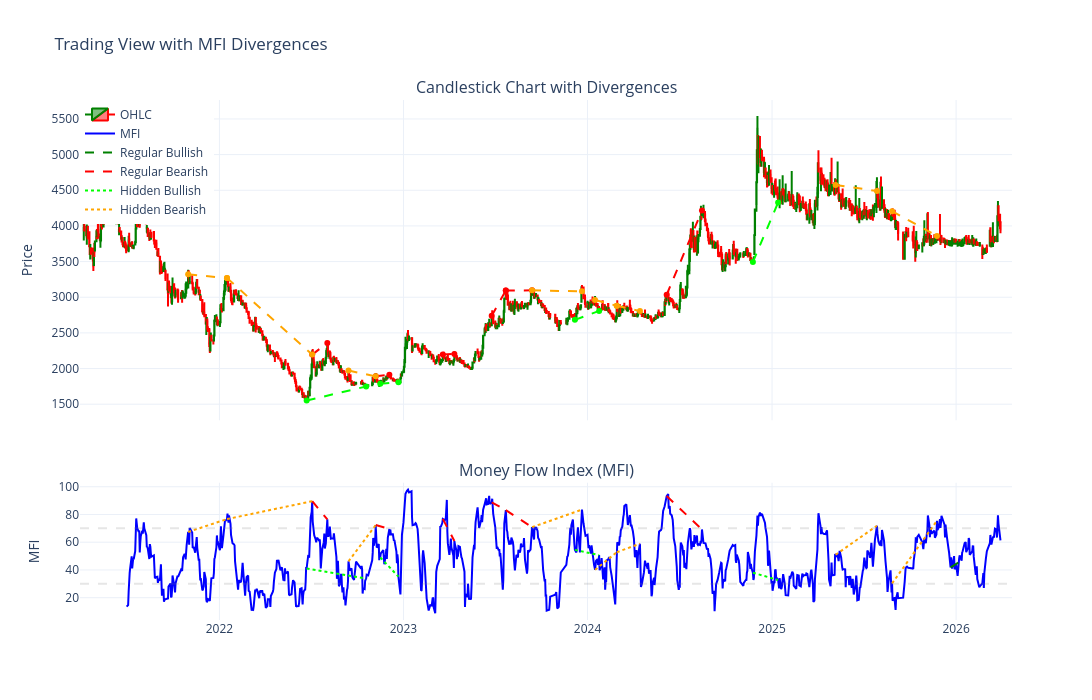

Notebook cell for this chart:
### Code cell
# Plot divergence lines on the chart
fig_div = make_subplots(
    rows=2, cols=1,
    shared_xaxes=True,
    vertical_spacing=0.12,
    row_heights=[0.7, 0.3],
    subplot_titles=("Candlestick Chart with Divergences", "Money Flow Index (MFI)")
)

# Add candlestick chart
fig_div.add_trace(
    go.Candlestick(
        x=df_plot['Date_str'],
        open=df_plot['Open'],
        high=df_plot['High'],
        low=df_plot['Low'],
        close=df_plot['Close'],
        name='OHLC',
        increasing_line_color='green',
        decreasing_line_color='red',
    ),
    row=1, col=1
)

# Add MFI
fig_div.add_trace(
    go.Scatter(
        x=df_plot['Date_str'],
        y=df_plot['mfi'],
        mode='lines',
        name='MFI',
        line=dict(color='blue', width=2)
      
    ),
    row=2, col=1
)

# Regular Bullish on PRICE
for p1, p2 in regular_bullish:
    fig_div.add_trace(
        go.Scatter(
            x=[df_plot['Date_str'].iloc[p1], df_plot['Date_str'].iloc[p2]],
            y=[df_plot['Close'].iloc[p1], df_plot['Close'].iloc[p2]],
            mode='lines+markers',
            line=dict(color='green', dash='dash', width=2),
            showlegend=False,
            hovertemplate='Regular Bullish<extra></extra>'
        ),
        row=1, col=1
    )

# Regular Bearish on PRICE
for p1, p2 in regular_bearish:
    fig_div.add_trace(
        go.Scatter(
            x=[df_plot['Date_str'].iloc[p1], df_plot['Date_str'].iloc[p2]],
            y=[df_plot['Close'].iloc[p1], df_plot['Close'].iloc[p2]],
            mode='lines+markers',
            line=dict(color='red', dash='dash', width=2),
            showlegend=False,
            hovertemplate='Regular Bearish<extra></extra>'
        ),
        row=1, col=1
    )

# Hidden Bullish on PRICE
for p1, p2 in hidden_bullish:
    fig_div.add_trace(
        go.Scatter(
            x=[df_plot['Date_str'].iloc[p1], df_plot['Date_str'].iloc[p2]],
            y=[df_plot['Close'].iloc[p1], df_plot['Close'].iloc[p2]],
            mode='lines+markers',
            line=dict(color='lime', dash='dash', width=2),
            showlegend=False,
            hovertemplate='Hidden Bullish<extra></extra>'
        ),
        row=1, col=1
    )

# Hidden Bearish on PRICE
for p1, p2 in hidden_bearish:
    fig_div.add_trace(
        go.Scatter(
            x=[df_plot['Date_str'].iloc[p1], df_plot['Date_str'].iloc[p2]],
            y=[df_plot['Close'].iloc[p1], df_plot['Close'].iloc[p2]],
            mode='lines+markers',
            line=dict(color='orange', dash='dash', width=2),
            showlegend=False,
            hovertemplate='Hidden Bearish<extra></extra>'
        ),
        row=1, col=1
    )

# Regular Bullish on MFI
for p1, p2 in regular_bullish:
    fig_div.add_trace(
        go.Scatter(
            x=[df_plot['Date_str'].iloc[p1], df_plot['Date_str'].iloc[p2]],
            y=[df_plot['mfi'].iloc[p1], df_plot['mfi'].iloc[p2]],
            mode='lines',
            line=dict(color='green', dash='dash', width=2),
            showlegend=False,
            hovertemplate='Regular Bullish<extra></extra>'
        ),
        row=2, col=1
    )

# Regular Bearish on MFI
for p1, p2 in regular_bearish:
    fig_div.add_trace(
        go.Scatter(
            x=[df_plot['Date_str'].iloc[p1], df_plot['Date_str'].iloc[p2]],
            y=[df_plot['mfi'].iloc[p1], df_plot['mfi'].iloc[p2]],
            mode='lines',
            line=dict(color='red', dash='dash', width=2),
            showlegend=False,
            hovertemplate='Regular Bearish<extra></extra>'
        ),
        row=2, col=1
    )

# Hidden Bullish on MFI
for p1, p2 in hidden_bullish:
    fig_div.add_trace(
        go.Scatter(
            x=[df_plot['Date_str'].iloc[p1], df_plot['Date_str'].iloc[p2]],
            y=[df_plot['mfi'].iloc[p1], df_plot['mfi'].iloc[p2]],
            mode='lines',
            line=dict(color='lime', dash='dot', width=2),
            showlegend=False,
            hovertemplate='Hidden Bullish<extra></extra>'
        ),
        row=2, col=1
    )

# Hidden Bearish on MFI
for p1, p2 in hidden_bearish:
    fig_div.add_trace(
        go.Scatter(
            x=[df_plot['Date_str'].iloc[p1], df_plot['Date_str'].iloc[p2]],
            y=[df_plot['mfi'].iloc[p1], df_plot['mfi'].iloc[p2]],
            mode='lines',
            line=dict(color='orange', dash='dot', width=2),
            showlegend=False,
            hovertemplate='Hidden Bearish<extra></extra>'
        ),
        row=2, col=1
    )

# Add overbought/oversold lines (faded)
fig_div.add_hline(y=70, line_dash="dash", line_color="rgba(128, 128, 128, 0.2)", row=2)
fig_div.add_hline(y=30, line_dash="dash", line_color="rgba(128, 128, 128, 0.2)", row=2)

# Add legend entries manually
fig_div.add_trace(go.Scatter(x=[None], y=[None], mode='lines', 
                         line=dict(color='green', dash='dash', width=2), 
                         name='Regular Bullish'), row=1, col=1)
fig_div.add_trace(go.Scatter(x=[None], y=[None], mode='lines', 
                         line=dict(color='red', dash='dash', width=2), 
                         name='Regular Bearish'), row=1, col=1)
fig_div.add_trace(go.Scatter(x=[None], y=[None], mode='lines', 
                         line=dict(color='lime', dash='dot', width=2), 
                         name='Hidden Bullish'), row=1, col=1)
fig_div.add_trace(go.Scatter(x=[None], y=[None], mode='lines', 
                         line=dict(color='orange', dash='dot', width=2), 
                         name='Hidden Bearish'), row=1, col=1)

# Update layout
fig_div.update_layout(
    height=700,
    width=1400,
    title_text="Trading View with MFI Divergences",
    xaxis_rangeslider_visible=False,
    hovermode='x unified',
    template='plotly_white',
    legend=dict(x=0, y=1)
)

fig_div.update_yaxes(title_text="Price", row=1, col=1)
fig_div.update_yaxes(title_text="MFI", row=2, col=1)

# Print summary
print(f"Regular Bullish Divergences: {len(regular_bullish)}")
print(f"Regular Bearish Divergences: {len(regular_bearish)}")
print(f"Hidden Bullish Divergences: {len(hidden_bullish)}")
print(f"Hidden Bearish Divergences: {len(hidden_bearish)}")

fig_div.show()

### Figure 1 — Plotly figure (JSON) as saved in the notebook; plotly's stock layout.template omitted (floating-point values rounded to 4 significant figures; data arrays with more than 128 entries replaced by an {"elided": "..."} marker saying what was removed)
{"data": [{"close": {"elided": "1158 float values"}, "decreasing": {"line": {"color": "red"}}, "high": {"elided": "1158 float values"}, "increasing": {"line": {"color": "green"}}, "low": {"elided": "1158 float values"}, "name": "OHLC", "open": {"elided": "1158 float values"}, "type": "candlestick", "x": {"elided": "1158 str values"}, "xaxis": "x", "yaxis": "y"}, {"line": {"color": "blue", "width": 2}, "mode": "lines", "name": "MFI", "type": "scatter", "x": {"elided": "1158 str values"}, "xaxis": "x2", "y": {"elided": "1158 float values"}, "yaxis": "y2"}, {"hovertemplate": "Regular Bullish<extra></extra>", "line": {"color": "green", "dash": "dash", "width": 2}, "mode": "lines+markers", "showlegend": false, "type": "scatter", "x": ["2025-12-21", "2026-01-12"], "xaxis": "x", "y": [3752.0, 3748.0], "yaxis": "y"}, {"hovertemplate": "Regular Bearish<extra></extra>", "line": {"color": "red", "dash": "dash", "width": 2}, "mode": "lines+markers", "showlegend": false, "type": "scatter", "x": ["2022-07-04", "2022-08-03"], "xaxis": "x", "y": [2196.0, 2359.0], "yaxis": "y"}, {"hovertemplate": "Regular Bearish<extra></extra>", "line": {"color": "red", "dash": "dash", "width": 2}, "mode": "lines+markers", "showlegend": false, "type": "scatter", "x": ["2022-11-07", "2022-12-04"], "xaxis": "x", "y": [1891.0, 1912.0], "yaxis": "y"}, {"hovertemplate": "Regular Bearish<extra></extra>", "line": {"color": "red", "dash": "dash", "width": 2}, "mode": "lines+markers", "showlegend": false, "type": "scatter", "x": ["2023-03-20", "2023-04-12"], "xaxis": "x", "y": [2199.0, 2206.0], "yaxis": "y"}, {"hovertemplate": "Regular Bearish<extra></extra>", "line": {"color": "red", "dash": "dash", "width": 2}, "mode": "lines+markers", "showlegend": false, "type": "scatter", "x": ["2023-06-25", "2023-07-23"], "xaxis": "x", "y": [2740.0, 3095.0], "yaxis": "y"}, {"hovertemplate": "Regular Bearish<extra></extra>", "line": {"color": "red", "dash": "dash", "width": 2}, "mode": "lines+markers", "showlegend": false, "type": "scatter", "x": ["2023-07-23", "2023-09-13"], "xaxis": "x", "y": [3095.0, 3096.0], "yaxis": "y"}, {"hovertemplate": "Regular Bearish<extra></extra>", "line": {"color": "red", "dash": "dash", "width": 2}, "mode": "lines+markers", "showlegend": false, "type": "scatter", "x": ["2024-06-06", "2024-08-15"], "xaxis": "x", "y": [3035.0, 4216.0], "yaxis": "y"}, {"hovertemplate": "Hidden Bullish<extra></extra>", "line": {"color": "lime", "dash": "dash", "width": 2}, "mode": "lines+markers", "showlegend": false, "type": "scatter", "x": ["2022-06-23", "2022-10-19"], "xaxis": "x", "y": [1551.0, 1748.0], "yaxis": "y"}, {"hovertemplate": "Hidden Bullish<extra></extra>", "line": {"color": "lime", "dash": "dash", "width": 2}, "mode": "lines+markers", "showlegend": false, "type": "scatter", "x": ["2022-11-16", "2022-12-22"], "xaxis": "x", "y": [1786.0, 1808.0], "yaxis": "y"}, {"hovertemplate": "Hidden Bullish<extra></extra>", "line": {"color": "lime", "dash": "dash", "width": 2}, "mode": "lines+markers", "showlegend": false, "type": "scatter", "x": ["2023-12-07", "2024-01-24"], "xaxis": "x", "y": [2683.0, 2809.0], "yaxis": "y"}, {"hovertemplate": "Hidden Bullish<extra></extra>", "line": {"color": "lime", "dash": "dash", "width": 2}, "mode": "lines+markers", "showlegend": false, "type": "scatter", "x": ["2024-11-24", "2025-01-13"], "xaxis": "x", "y": [3494.0, 4328.0], "yaxis": "y"}, {"hovertemplate": "Hidden Bearish<extra></extra>", "line": {"color": "orange", "dash": "dash", "width": 2}, "mode": "lines+markers", "showlegend": false, "type": "scatter", "x": ["2021-10-31", "2022-01-16"], "xaxis": "x", "y": [3322.0, 3268.0], "yaxis": "y"}, {"hovertemplate": "Hidden Bearish<extra></extra>", "line": {"color": "orange", "dash": "dash", "width": 2}, "mode": "lines+markers", "showlegend": false, "type": "scatter", "x": ["2022-01-16", "2022-07-04"], "xaxis": "x", "y": [3268.0, 2196.0], "yaxis": "y"}, {"hovertemplate": "Hidden Bearish<extra></extra>", "line": {"color": "orange", "dash": "dash", "width": 2}, "mode": "lines+markers", "showlegend": false, "type": "scatter", "x": ["2022-09-14", "2022-11-07"], "xaxis": "x", "y": [1972.0, 1891.0], "yaxis": "y"}, {"hovertemplate": "Hidden Bearish<extra></extra>", "line": {"color": "orange", "dash": "dash", "width": 2}, "mode": "lines+markers", "showlegend": false, "type": "scatter", "x": ["2023-09-13", "2023-12-21"], "xaxis": "x", "y": [3096.0, 3083.0], "yaxis": "y"}, {"hovertemplate": "Hidden Bearish<extra></extra>", "line": {"color": "orange", "dash": "dash", "width": 2}, "mode": "lines+markers", "showlegend": false, "type": "scatter", "x": ["2024-01-16", "2024-02-28"], "xaxis": "x", "y": [2961.0, 2880.0], "yaxis": "y"}, {"hovertemplate": "Hidden Bearish<extra></extra>", "line": {"color": "orange", "dash": "dash", "width": 2}, "mode": "lines+markers", "showlegend": false, "type": "scatter", "x": ["2024-02-28", "2024-04-14"], "xaxis": "x", "y": [2880.0, 2805.0], "yaxis": "y"}, {"hovertemplate": "Hidden Bearish<extra></extra>", "line": {"color": "orange", "dash": "dash", "width": 2}, "mode": "lines+markers", "showlegend": false, "type": "scatter", "x": ["2025-05-07", "2025-07-28"], "xaxis": "x", "y": [4575.0, 4489.0], "yaxis": "y"}, {"hovertemplate": "Hidden Bearish<extra></extra>", "line": {"color": "orange", "dash": "dash", "width": 2}, "mode": "lines+markers", "showlegend": false, "type": "scatter", "x": ["2025-08-27", "2025-11-24"], "xaxis": "x", "y": [4206.0, 3860.0], "yaxis": "y"}, {"hovertemplate": "Regular Bullish<extra></extra>", "line": {"color": "green", "dash": "dash", "width": 2}, "mode": "lines", "showlegend": false, "type": "scatter", "x": ["2025-12-21", "2026-01-12"], "xaxis": "x2", "y": [41.89, 46.7], "yaxis": "y2"}, {"hovertemplate": "Regular Bearish<extra></extra>", "line": {"color": "red", "dash": "dash", "width": 2}, "mode": "lines", "showlegend": false, "type": "scatter", "x": ["2022-07-04", "2022-08-03"], "xaxis": "x2", "y": [89.59, 76.47], "yaxis": "y2"}, {"hovertemplate": "Regular Bearish<extra></extra>", "line": {"color": "red", "dash": "dash", "width": 2}, "mode": "lines", "showlegend": false, "type": "scatter", "x": ["2022-11-07", "2022-12-04"], "xaxis": "x2", "y": [72.38, 69.5], "yaxis": "y2"}, {"hovertemplate": "Regular Bearish<extra></extra>", "line": {"color": "red", "dash": "dash", "width": 2}, "mode": "lines", "showlegend": false, "type": "scatter", "x": ["2023-03-20", "2023-04-12"], "xaxis": "x2", "y": [76.83, 60.82], "yaxis": "y2"}, {"hovertemplate": "Regular Bearish<extra></extra>", "line": {"color": "red", "dash": "dash", "width": 2}, "mode": "lines", "showlegend": false, "type": "scatter", "x": ["2023-06-25", "2023-07-23"], "xaxis": "x2", "y": [88.69, 83.12], "yaxis": "y2"}, {"hovertemplate": "Regular Bearish<extra></extra>", "line": {"color": "red", "dash": "dash", "width": 2}, "mode": "lines", "showlegend": false, "type": "scatter", "x": ["2023-07-23", "2023-09-13"], "xaxis": "x2", "y": [83.12, 70.84], "yaxis": "y2"}, {"hovertemplate": "Regular Bearish<extra></extra>", "line": {"color": "red", "dash": "dash", "width": 2}, "mode": "lines", "showlegend": false, "type": "scatter", "x": ["2024-06-06", "2024-08-15"], "xaxis": "x2", "y": [93.28, 69.21], "yaxis": "y2"}, {"hovertemplate": "Hidden Bullish<extra></extra>", "line": {"color": "lime", "dash": "dot", "width": 2}, "mode": "lines", "showlegend": false, "type": "scatter", "x": ["2022-06-23", "2022-10-19"], "xaxis": "x2", "y": [40.96, 33.78], "yaxis": "y2"}, {"hovertemplate": "Hidden Bullish<extra></extra>", "line": {"color": "lime", "dash": "dot", "width": 2}, "mode": "lines", "showlegend": false, "type": "scatter", "x": ["2022-11-16", "2022-12-22"], "xaxis": "x2", "y": [48.98, 35.21], "yaxis": "y2"}, {"hovertemplate": "Hidden Bullish<extra></extra>", "line": {"color": "lime", "dash": "dot", "width": 2}, "mode": "lines", "showlegend": false, "type": "scatter", "x": ["2023-12-07", "2024-01-24"], "xaxis": "x2", "y": [54.48, 50.68], "yaxis": "y2"}, {"hovertemplate": "Hidden Bullish<extra></extra>", "line": {"color": "lime", "dash": "dot", "width": 2}, "mode": "lines", "showlegend": false, "type": "scatter", "x": ["2024-11-24", "2025-01-13"], "xaxis": "x2", "y": [38.01, 32.7], "yaxis": "y2"}, {"hovertemplate": "Hidden Bearish<extra></extra>", "line": {"color": "orange", "dash": "dot", "width": 2}, "mode": "lines", "showlegend": false, "type": "scatter", "x": ["2021-10-31", "2022-01-16"], "xaxis": "x2", "y": [67.4, 76.67], "yaxis": "y2"}, {"hovertemplate": "Hidden Bearish<extra></extra>", "line": {"color": "orange", "dash": "dot", "width": 2}, "mode": "lines", "showlegend": false, "type": "scatter", "x": ["2022-01-16", "2022-07-04"], "xaxis": "x2", "y": [76.67, 89.59], "yaxis": "y2"}, {"hovertemplate": "Hidden Bearish<extra></extra>", "line": {"color": "orange", "dash": "dot", "width": 2}, "mode": "lines", "showlegend": false, "type": "scatter", "x": ["2022-09-14", "2022-11-07"], "xaxis": "x2", "y": [46.2, 72.38], "yaxis": "y2"}, {"hovertemplate": "Hidden Bearish<extra></extra>", "line": {"color": "orange", "dash": "dot", "width": 2}, "mode": "lines", "showlegend": false, "type": "scatter", "x": ["2023-09-13", "2023-12-21"], "xaxis": "x2", "y": [70.84, 83.55], "yaxis": "y2"}, {"hovertemplate": "Hidden Bearish<extra></extra>", "line": {"color": "orange", "dash": "dot", "width": 2}, "mode": "lines", "showlegend": false, "type": "scatter", "x": ["2024-01-16", "2024-02-28"], "xaxis": "x2", "y": [40.08, 52.77], "yaxis": "y2"}, {"hovertemplate": "Hidden Bearish<extra></extra>", "line": {"color": "orange", "dash": "dot", "width": 2}, "mode": "lines", "showlegend": false, "type": "scatter", "x": ["2024-02-28", "2024-04-14"], "xaxis": "x2", "y": [52.77, 58.94], "yaxis": "y2"}, {"hovertemplate": "Hidden Bearish<extra></extra>", "line": {"color": "orange", "dash": "dot", "width": 2}, "mode": "lines", "showlegend": false, "type": "scatter", "x": ["2025-05-07", "2025-07-28"], "xaxis": "x2", "y": [50.95, 71.86], "yaxis": "y2"}, {"hovertemplate": "Hidden Bearish<extra></extra>", "line": {"color": "orange", "dash": "dot", "width": 2}, "mode": "lines", "showlegend": false, "type": "scatter", "x": ["2025-08-27", "2025-11-24"], "xaxis": "x2", "y": [30.31, 75.46], "yaxis": "y2"}, {"line": {"color": "green", "dash": "dash", "width": 2}, "mode": "lines", "name": "Regular Bullish", "type": "scatter", "x": [null], "xaxis": "x", "y": [null], "yaxis": "y"}, {"line": {"color": "red", "dash": "dash", "width": 2}, "mode": "lines", "name": "Regular Bearish", "type": "scatter", "x": [null], "xaxis": "x", "y": [null], "yaxis": "y"}, {"line": {"color": "lime", "dash": "dot", "width": 2}, "mode": "lines", "name": "Hidden Bullish", "type": "scatter", "x": [null], "xaxis": "x", "y": [null], "yaxis": "y"}, {"line": {"color": "orange", "dash": "dot", "width": 2}, "mode": "lines", "name": "Hidden Bearish", "type": "scatter", "x": [null], "xaxis": "x", "y": [null], "yaxis": "y"}], "layout": {"annotations": [{"font": {"size": 16}, "showarrow": false, "text": "Candlestick Chart with Divergences", "x": 0.5, "xanchor": "center", "xref": "paper", "y": 1, "yanchor": "bottom", "yref": "paper"}, {"font": {"size": 16}, "showarrow": false, "text": "Money Flow Index (MFI)", "x": 0.5, "xanchor": "center", "xref": "paper", "y": 0.264, "yanchor": "bottom", "yref": "paper"}], "height": 700, "hovermode": "x unified", "legend": {"x": 0, "y": 1}, "shapes": [{"line": {"color": "rgba(128, 128, 128, 0.2)", "dash": "dash"}, "type": "line", "x0": 0, "x1": 1, "xref": "x2 domain", "y0": 70, "y1": 70, "yref": "y2"}, {"line": {"color": "rgba(128, 128, 128, 0.2)", "dash": "dash"}, "type": "line", "x0": 0, "x1": 1, "xref": "x2 domain", "y0": 30, "y1": 30, "yref": "y2"}], "title": {"text": "Trading View with MFI Divergences"}, "width": 1400, "xaxis": {"anchor": "y", "autorange": true, "domain": [0, 1], "matches": "x2", "range": ["2021-03-30 12:00", "2026-04-19 21:41:53.1786"], "rangeslider": {"visible": false, "yaxis": {}}, "showticklabels": false, "type": "date"}, "xaxis2": {"anchor": "y2", "autorange": true, "domain": [0, 1], "range": ["2021-03-30 12:00", "2026-04-19 21:41:53.1786"], "type": "date"}, "yaxis": {"anchor": "x", "autorange": true, "domain": [0.384, 1], "range": [1274.0, 5766.0], "title": {"text": "Price"}, "type": "linear"}, "yaxis2": {"anchor": "x2", "autorange": true, "domain": [0, 0.264], "range": [3.901, 102.9], "title": {"text": "MFI"}, "type": "linear"}}}
